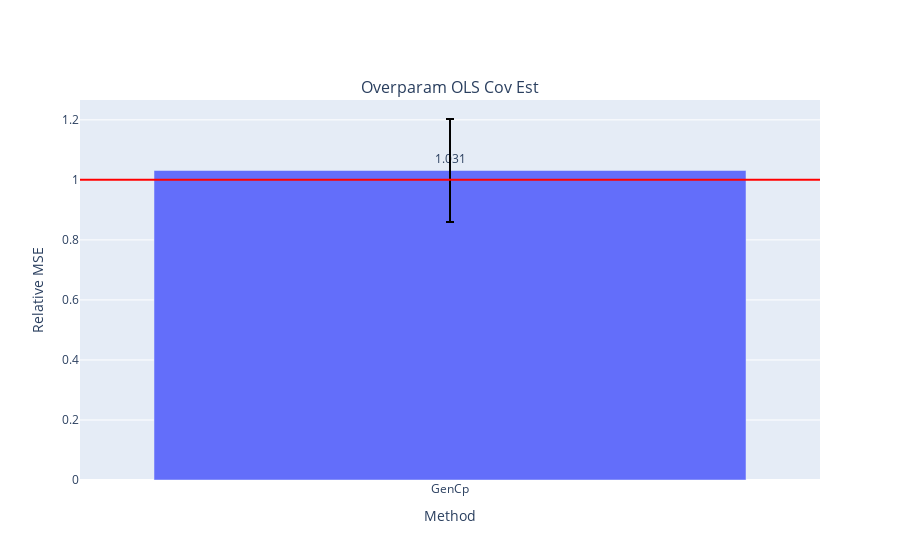

The cell this chart's notebook holds for it:
### Code cell
fig = make_subplots(
    rows=1, cols=len(models),
    subplot_titles=["Overparam OLS Cov Est"])

for i, errs in enumerate(model_errs):
    risks = [err.mean() for err in errs]
    test_risk = risks[0]
    # elev_test_risk = risks[1]
    # est_risks = risks[2:]
    est_risks = risks[1:]

    df = pd.DataFrame({est_names[i]: errs[i+1] for i in np.arange(len(est_names))})

    fig.add_trace(go.Bar(
    #     x=['VRF', 'BF_WR', 'BF_FR'], 
        x = df.columns,
        y=(df).mean()/test_risk,
        marker_color=px.colors.qualitative.Plotly,
        text=np.around((df).mean()/test_risk,3),
        textposition='outside',
        error_y=dict(
            type='data',
            color='black',
            array=(df).std() / test_risk,
    #         array=(df/test_risk).clip(upper=(df/test_risk).quantile(.95),axis=1).std(),
    #         symmetric=False,
    #         array=(df/test_risk).quantile(.95) - (df/test_risk).mean(),
    #         arrayminus=(df/test_risk).mean() - (df/test_risk).quantile(.93)
        )
    #         array=(df).mean() + (df).std(),
    #         arrayminus=(df).mean() - (df).std())
    ), row=1, col=i+1)
    # fig.add_trace(go.Bar(
    #     name='Experimental',
    #     x=['GenCp', 'KFCV', 'SPCV'], y=(df).mean(),
    #     error_y=dict(type='data', array=[1, 2])
    # ))
    # fig.update_layout(barmode='group')
    fig.add_hline(y=1., line_color='red', row=1, col=i+1)
    # fig.add_hline(y=elev_test_risk / test_risk, line_color='gray', line_dash='dash', row=1, col=i+1)
    
    fig.update_xaxes(title_text="Method", row=1, col=i+1)
    fig.update_yaxes(title_text="Relative MSE", row=1, col=i+1)
    
# fig.update_layout(
# #     title=f"FC_\u03B4{delta}_snr{snr}_nk{noise_kernel}_nls{noise_length_scale}_nv{noise_nu}_Xk{X_kernel}_Xls{X_length_scale}_Xv{X_nu}",
#     title=title,
#     xaxis_title="Method",
#     yaxis_title="MSE",
# #     legend_title="Legend Title",
# #     font=dict(
# #         family="Courier New, monospace",
# #         size=18,
# #         color="RebeccaPurple"
# #     )
# )
# barfp = os.path.expanduser(savedir + fig.layout.title['text'] + ".jpeg")
# fig.write_image(os.path.expanduser(barfp))
fig.show()

### Figure 1 — Plotly figure (JSON) as saved in the notebook; plotly's stock layout.template omitted (floating-point values rounded to 4 significant figures)
{"data": [{"error_y": {"array": [0.1715], "color": "black", "type": "data"}, "marker": {"color": ["#636EFA", "#EF553B", "#00CC96", "#AB63FA", "#FFA15A", "#19D3F3", "#FF6692", "#B6E880", "#FF97FF", "#FECB52"]}, "text": [1.031], "textposition": "outside", "type": "bar", "x": ["GenCp"], "xaxis": "x", "y": [1.031], "yaxis": "y"}], "layout": {"annotations": [{"font": {"size": 16}, "showarrow": false, "text": "Overparam OLS Cov Est", "x": 0.5, "xanchor": "center", "xref": "paper", "y": 1, "yanchor": "bottom", "yref": "paper"}], "shapes": [{"line": {"color": "red"}, "type": "line", "x0": 0, "x1": 1, "xref": "x domain", "y0": 1, "y1": 1, "yref": "y"}], "xaxis": {"anchor": "y", "domain": [0, 1], "title": {"text": "Method"}}, "yaxis": {"anchor": "x", "domain": [0, 1], "title": {"text": "Relative MSE"}}}}
